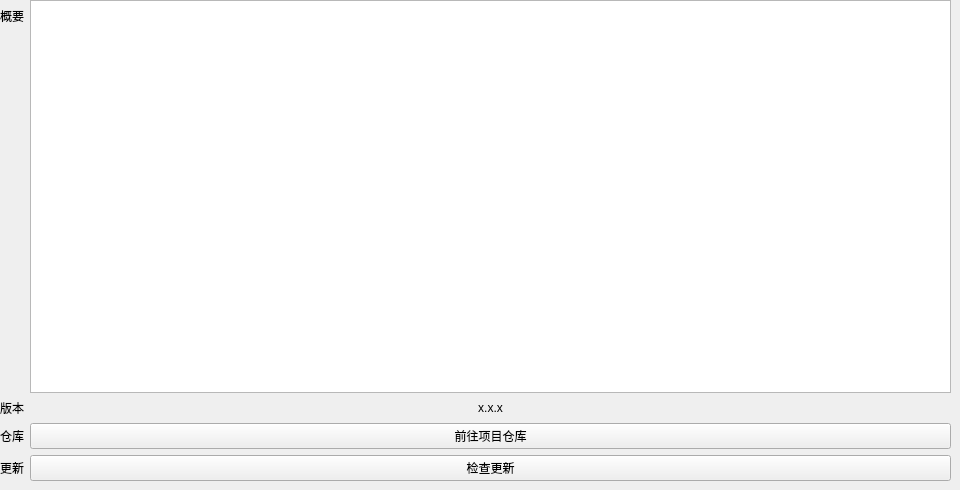
   <widget class="QWidget" name="updatePage">
    <widget class="QWidget" name="formLayoutWidget_2">
     <property name="geometry">
      <rect>
       <x>0</x>
       <y>0</y>
       <width>951</width>
       <height>481</height>
      </rect>
     </property>
     <layout class="QFormLayout" name="formLayout_2">
      <item row="0" column="0">
       <widget class="QLabel" name="label_5">
        <property name="text">
         <string>概要</string>
        </property>
       </widget>
      </item>
      <item row="0" column="1">
       <widget class="TextEdit" name="updateText">
        <property name="readOnly">
         <bool>true</bool>
        </property>
       </widget>
      </item>
      <item row="1" column="0">
       <widget class="QLabel" name="label_2">
        <property name="text">
         <string>版本</string>
        </property>
       </widget>
      </item>
      <item row="1" column="1">
       <widget class="QLabel" name="verLabel">
        <property name="text">
         <string>x.x.x</string>
        </property>
        <property name="alignment">
         <set>Qt::AlignCenter</set>
        </property>
       </widget>
      </item>
      <item row="2" column="0">
       <widget class="QLabel" name="label_6">
        <property name="text">
         <string>仓库</string>
        </property>
       </widget>
      </item>
      <item row="3" column="0">
       <widget class="QLabel" name="label_4">
        <property name="text">
         <string>更新</string>
        </property>
       </widget>
      </item>
      <item row="3" column="1">
       <widget class="PrimaryPushButton" name="updateBtn">
        <property name="text">
         <string>检查更新</string>
        </property>
       </widget>
      </item>
      <item row="2" column="1">
       <widget class="PrimaryPushButton" name="githubBtn">
        <property name="text">
         <string>前往项目仓库</string>
        </property>
       </widget>
      </item>
     </layout>
    </widget>
   </widget>
